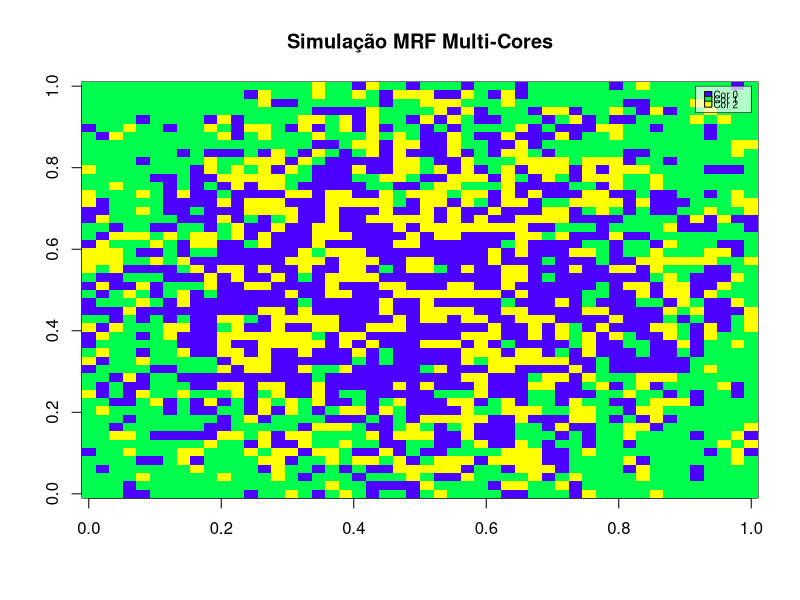

This chart was generated by the following R code:
# Parâmetros do Modelo
grid_size <- 50      # Tamanho da imagem (50x50)
n_colors <- 3         # Cores
alpha <- -0.3       # Negativo para ser valorizar vizinhos iguais
betas <- c(0, 0.5, 0.2)   # Penalização para cada cor
gammas <- c(0, 5, 0) # Dummy da direção da penalização por centroide: negativo penaliza longe
centroide <- c(25, 25) # Coordenada do centroide
max_dist <- sqrt(2 * (grid_size/2)^2)
n_iterations <- 500000 # Sugestão do livro


### GERAÇÃO DA IMAGEM

# Aleatorizando o grid
grid <- matrix(sample(0:(n_colors-1), grid_size^2, replace = TRUE), nrow = grid_size)

# Contagem de vizinhos iguais
count_matches_by_color <- function(g, i, j, color) {
  res <- 0
  if(i > 1) res <- res + (g[i-1, j] == color)
  if(i < grid_size) res <- res + (g[i+1, j] == color)
  if(j > 1) res <- res + (g[i, j-1] == color)
  if(j < grid_size) res <- res + (g[i, j+1] == color)
  return(res)
}

# Troca de cores por reversibilidade
for(step in 1:n_iterations) {
  # Seleciona pixel aleatório
  i <- sample(1:grid_size, 1)
  j <- sample(1:grid_size, 1)
  
  energies <- rep(0, n_colors)
  dist_norm <- (sqrt((i - centroide[1])^2 + (j - centroide[2])^2) + 1) / max_dist
  
  for(color in 0:(n_colors-1)) {
   # Calcula a energia de cada cor
    energies[color + 1] <- - alpha * count_matches_by_color(grid, i, j, color) - betas[color + 1] - gammas[color + 1] * (0.5 - dist_norm)
  }
  
  # Transforma as energias em probabilidade
    prob_colors <- exp(energies)/sum(exp(energies))
  
  # Critério de troca
    grid[i, j] <- sample(0:(n_colors-1), 1, prob = prob_colors)
    
}

# Gráfico
image(grid, col = topo.colors(n_colors), main = "Simulação MRF Multi-Cores")
legend("topright", 
       legend = paste("Cor", 0:(n_colors-1)), 
       fill = topo.colors(n_colors),
       cex = 0.6,           
       pt.cex = 0.8, 
       seg.len = 0,         
       x.intersp = 0.2,     
       y.intersp = 0.4,     
       text.width = 0.05,   
       bg = rgb(1,1,1,0.7), 
       box.lwd = 0.6, 
       inset = 0.01)
